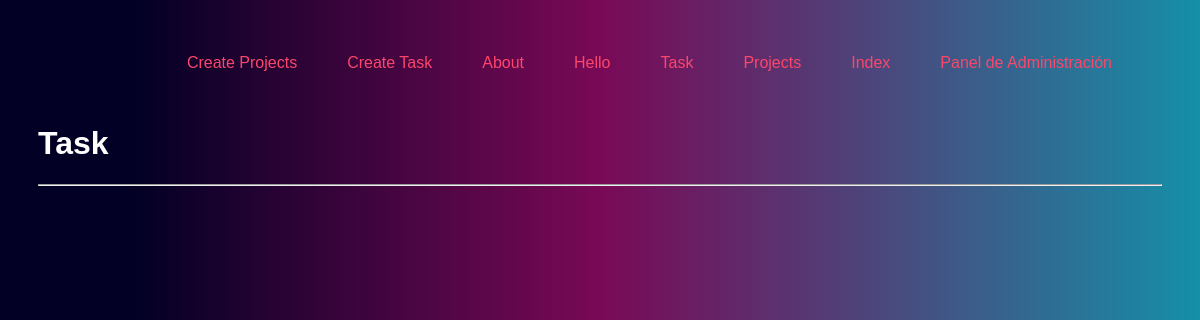
Page /task/ on the earlier database version.
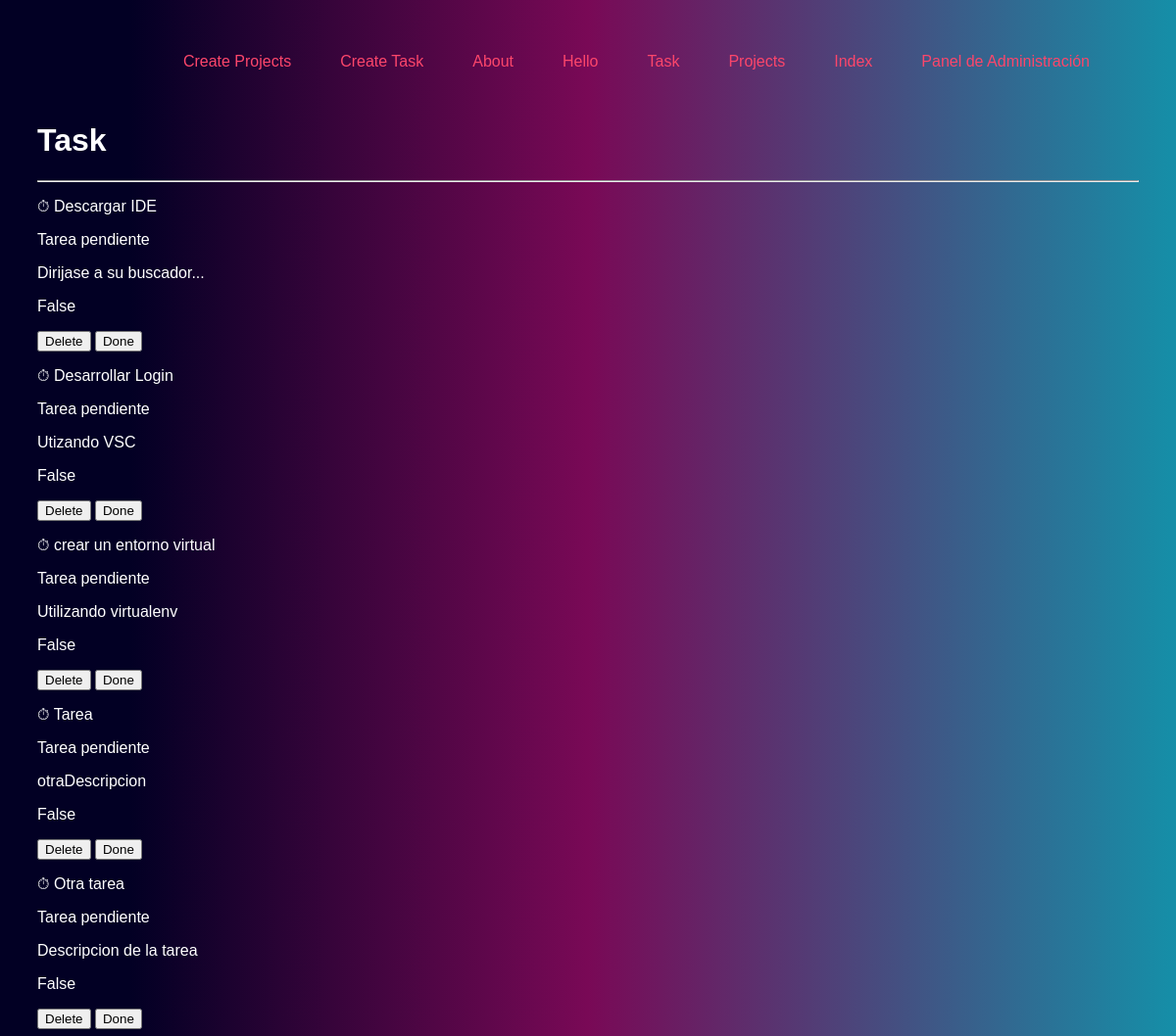
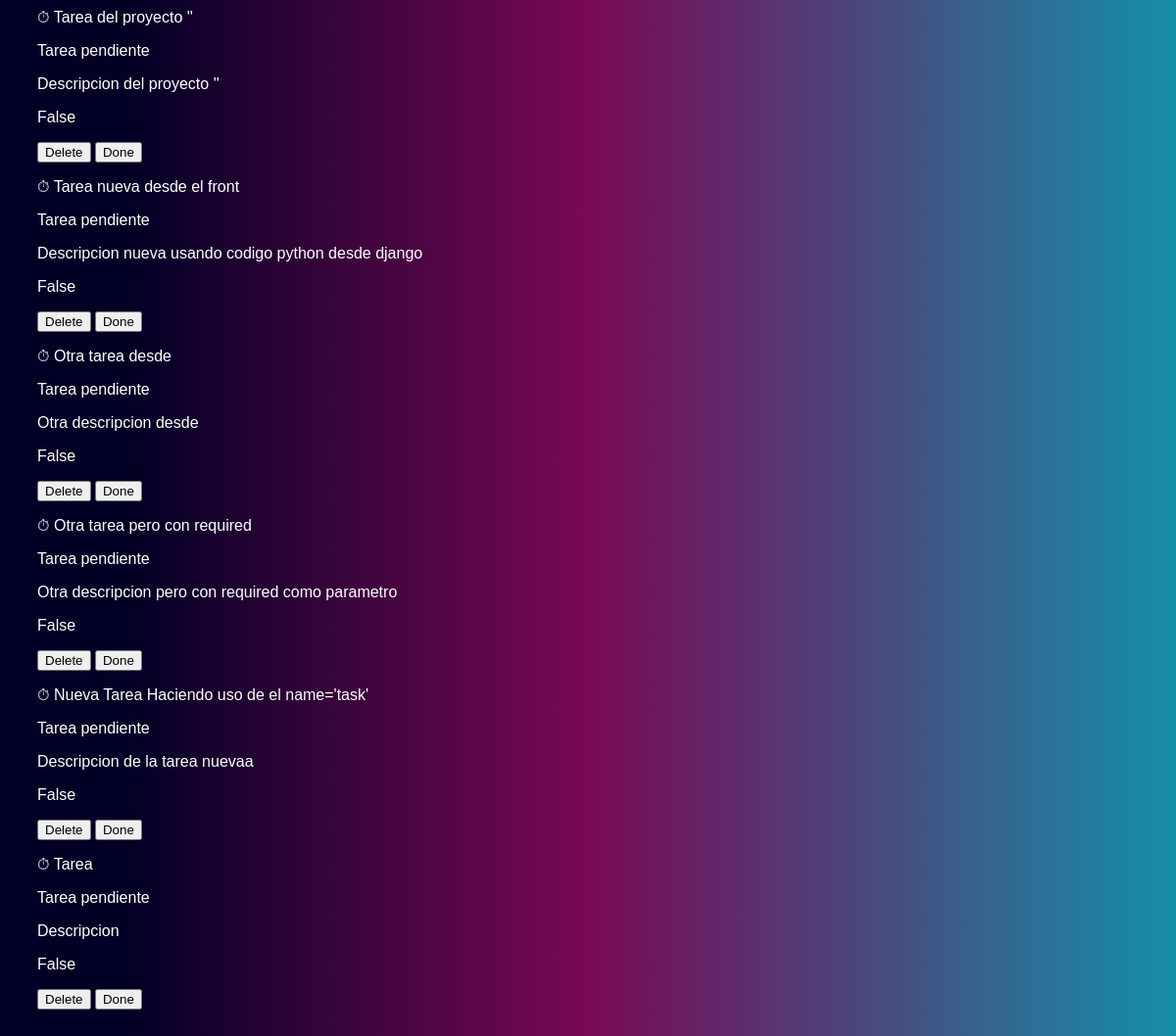
Same page on the later database version (2 pictures, top to bottom).
### myapp/models.py (models this page shows, shortened)
class modelo_tareas_del_project(models.Model):
    title = models.CharField(max_length=30)
    description = models.TextField()
    project = models.ForeignKey(tabla_uno_project, on_delete=models.CASCADE)
    done = models.BooleanField(default=False)

### myapp/views.py (the view)
# urls.py: path('task/', views.tareas, name="task"),
def tareas(request):
    tasks = modelo_tareas_del_project.objects.all()
    return render(request, 'task.html', {
        'tasks': tasks
    })

### myapp/templates/task.html (shortened to what this page needs)
{% extends 'layouts/base.html' %}
{% block nombre_aqui %}
<h1>Task</h1>
<hr>
{% for task in tasks %}
<div>
    <p>{% if task.done == False %} ⏱{% else %} ✅ {% endif %} {{task.title}}</p>
    {% if task.done == False %}
    <p>Tarea pendiente</p>
    {% else %}
    <p>Tarea realizada</p>
    {% endif %}
    <p>{{task.description}}</p>
    <p>{{task.done}}</p>
    <button>
        Delete
    </button>
    <button>
        Done
    </button>
</div>
{% endfor %}
{% endblock %}

### myapp/templates/layouts/base.html (shortened to what this page needs)
{% load static %}
<!DOCTYPE html>
<html lang="en">
<head>
    <link rel="stylesheet" href="{% static 'css/main.css' %}">
</head>
<body>
    <nav>
        <ul>
            <li>
                <a href="/admin">Panel de Administración</a>
            </li>
            <li>
                <a href="{% url 'index' %}">Index</a>
            </li>
            <li>
                <a href="{% url 'projects' %}">Projects</a>
            </li>
            <li>
                <a href="/task">Task</a>
            </li>
            <li>
                <a href="/hello/Richi">Hello</a>
            </li>
            <li>
                <a href="/about">About</a>
            </li>
            <li>
                <a href="/create_task">Create Task</a>
            </li>
            <li>
                <a href="{% url 'create_project' %}">Create Projects</a>
            </li>
        </ul>
    </nav>
    {% block nombre_aqui %}
    {% endblock %}
</body>
</html>

### myapp/static/css/main.css (style rules this page uses)
body { background: rgb(2, 0, 36); background: linear-gradient( 90deg, rgba(2, 0, 36, 1) 0%, rgba(2, 0, 36, 1) 11%, rgba(121, 9, 86, 1) 50%, rgba(21, 143, 168, 1) 100% ); color: #fff; font-family: Verdana, Geneva, Tahoma, sans-serif; box-sizing: border-box; padding: 30px; }
a { text-decoration: none; color: #fc466b; }
li { float: right; margin-right: 50px; list-style: none; }
nav { width: 100%; height: 50px; }

Differences in the rows shown:
added modelo_tareas_del_project: title "Descargar IDE", shows "Tarea pendiente", description "Dirijase a su buscador...", done "False"
added modelo_tareas_del_project: title "Desarrollar Login", shows "Tarea pendiente", description "Utizando VSC", done "False"
added modelo_tareas_del_project: title "crear un entorno virtual", shows "Tarea pendiente", description "Utilizando virtualenv", done "False"
added modelo_tareas_del_project: title "Tarea", shows "Tarea pendiente", description "otraDescripcion", done "False"
added modelo_tareas_del_project: title "Otra tarea", shows "Tarea pendiente", description "Descripcion de la tarea", done "False"
added modelo_tareas_del_project: title "Tarea del proyecto ''", shows "Tarea pendiente", description "Descripcion del proyecto ''", done "False"
added modelo_tareas_del_project: title "Tarea nueva desde el front", shows "Tarea pendiente", description "Descripcion nueva usando codigo python desde django", done "False"
added modelo_tareas_del_project: title "Otra tarea desde", shows "Tarea pendiente", description "Otra descripcion desde", done "False"
added modelo_tareas_del_project: title "Otra tarea pero con required", shows "Tarea pendiente", description "Otra descripcion pero con required como parametro", done "False"
added modelo_tareas_del_project: title "Nueva Tarea Haciendo uso de el name='task'", shows "Tarea pendiente", description "Descripcion de la tarea nuevaa", done "False"
added modelo_tareas_del_project: title "Tarea", shows "Tarea pendiente", description "Descripcion", done "False"
